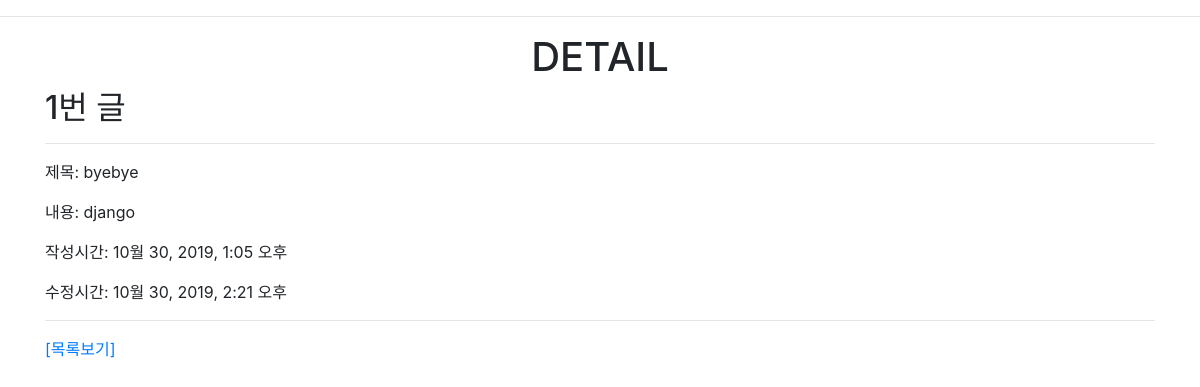
/articles/1/, run on the app's committed database.
### articles/models.py (models this page shows, shortened)
class Article(models.Model):
   title = models.CharField(max_length=10)
   content = models.TextField()
   created_at = models.DateTimeField(auto_now_add=True)
   updated_at = models.DateTimeField(auto_now=True)

### articles/views.py (the view)
# urls.py: path('<int:pk>/', views.detail),
def detail(request, pk):
    article = Article.objects.get(pk=pk)
    return render(request,'articles/detail.html',{'article':article})

### articles/templates/articles/detail.html (shortened to what this page needs)
{% extends 'articles/base.html' %}
{% block body %}
    <h1 class='text-center'>DETAIL</h1>
    <h2>{{ article.pk }}번 글</h2>
    <hr>
    <p>제목: {{ article.title }}</p>
    <p>내용: {{ article.content }}</p>
    <p>작성시간: {{ article.created_at }}</p>
    <p>수정시간: {{ article.updated_at }}</p>
    <hr>
    <a href="/articles/">[목록보기]</a>
{% endblock %}

### data on the page
Article: pk "1", title "byebye", content "django", created_at "10월 30, 2019, 1:05 오후", updated_at "10월 30, 2019, 2:21 오후"
